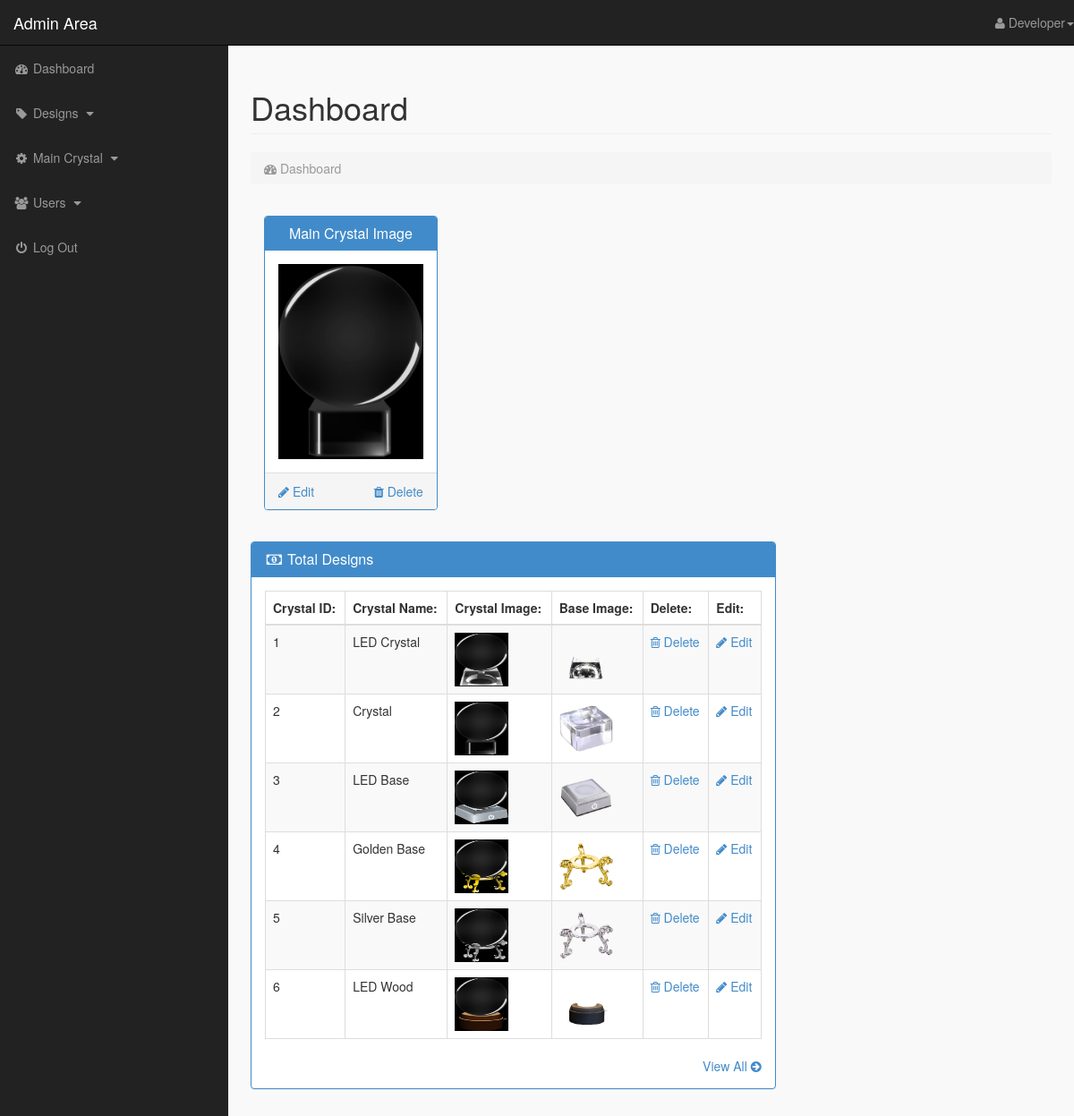
Page /admin_area/index.php?dashboard (signed in) on the committed database.
### tables this page shows
CREATE TABLE `main` (
  `id` int(11) NOT NULL,
  `crystal_img` text NOT NULL
);

CREATE TABLE `design` (
  `id` int(11) NOT NULL,
  `c_name` varchar(100) NOT NULL,
  `c_img` text NOT NULL,
  `b_img` text NOT NULL
);

### admin_area/dashboard.php (the view)
<?php
     if(!isset($_SESSION['admin_email'])){
        echo "<script>window.location.href='login.php'</script>";
     }
     else {?>
<div class="row">
    <div class="col-lg-12">
        <h1 class="page-header"> Dashboard </h1>
        <ol class="breadcrumb">
            <li class="active">
                <i class="fa fa-dashboard"></i> Dashboard
            </li>
        </ol>
    </div>
</div>
<div class="row">
<div class="panel-body">
            <?php
                $get_slides = "select * from main";
                $run_slides = mysqli_query($con,$get_slides);
                while($row_slides=mysqli_fetch_array($run_slides)){
                    $slide_id = $row_slides['id'];
                    $slide_name = "Main Crystal Image";
                    $slide_image = $row_slides['crystal_img'];
            ?>
            <div class="col-lg-3 col-md-3">
                <div class="panel panel-primary">
                    <div class="panel-heading">
                        <h3 class="panel-title" align="center">
                            <?php echo $slide_name; ?>
                        </h3>
                    </div>
                    <div class="panel-body">
                        <img src="../Images/<?php echo $slide_image; ?>" alt="<?php echo $slide_name; ?>" class="img-responsive">
                    </div>
                    <div class="panel-footer">
                        <center>
                            <a href="index.php?delete_slide=<?php echo $slide_id; ?>" class="pull-right">
                             <i class="fa fa-trash"></i> Delete
                            </a>
                            <a href="index.php?edit_slide=<?php echo $slide_id; ?>" class="pull-left">
                             <i class="fa fa-pencil"></i> Edit
                            </a>
                            <div class="clearfix"></div>
                        </center>
                    </div>
                </div>
            </div>
            <?php } ?>
        </div>
</div>
<div class="row">
    <div class="col-lg-8">
        <div class="panel panel-primary">
            <div class="panel-heading">
                <h3 class="panel-title">
                    <i class="fa fa-money fa-fw"></i> Total Designs
                </h3>
            </div>
            <div class="panel-body">
                <div class="table-responsive">
                    <table class="table table-hover table-striped table-bordered">
                        <thead>
                        <tr>
                                <th> Crystal ID: </th>
                                <th> Crystal Name: </th>
                                <th> Crystal Image: </th>
                                <th> Base Image: </th>
                                <th>  Delete: </th>
                                <th>  Edit: </th>
                            </tr>
                        </thead>
                        <tbody>
                            <?php
                                $i=0;
                                $get_pro = "select * from design";
                                $run_pro = mysqli_query($con,$get_pro);
                                while($row_pro=mysqli_fetch_array($run_pro)){
                                    $pro_id = $row_pro['id'];
                                    $c_name = $row_pro['c_name'];
                                    $c_img = $row_pro['c_img'];
                                    $b_img = $row_pro['b_img'];
                                    $i++;
                            ?>
                            <tr>
                                <td> <?php echo $i; ?> </td>
                                <td> <?php echo $c_name; ?> </td>
                                <td> <img src="../Images/<?php echo $c_img; ?>" width="60" height="60"></td>
                                <td> <img src="../Images/<?php echo $b_img; ?>" width="60" height="60"></td>
                                <td>
                                     <a href="index.php?delete_product=<?php echo $pro_id; ?>">
                                        <i class="fa fa-trash-o"></i> Delete
                                     </a>
                                </td>
                                <td>
                                     <a href="index.php?edit_product=<?php echo $pro_id; ?>">
                                        <i class="fa fa-pencil"></i> Edit
                                     </a>
                                </td>
                            </tr>
                           <?php } ?>
                        </tbody>
                    </table>
                </div>
                <div class="text-right">
                    <a href="index.php?view_products">
                        View All  <i class="fa fa-arrow-circle-right"></i>
                    </a>
                </div>
            </div>
        </div>
    </div>
</div>
<?php } ?>

### admin_area/inc/sidebar.php (shortened to what this page needs)
<?php
     if(!isset($_SESSION['admin_email'])){
        echo "<script>window.location.href='login.php'</script>";
     }
     else { ?>
<nav class="navbar navbar-inverse navbar-fixed-top">
    <div class="navbar-header">
        <a href="index.php?dashboard" class="navbar-brand">Admin Area</a>
    </div>
    <ul class="nav navbar-right top-nav">
        <li class="dropdown">
            <a href="#" class="dropdown-toggle" data-toggle="dropdown">
                <i class="fa fa-user"></i>  <?php echo $admin_name ?><b class="caret"></b>
            </a>
        </li>
    </ul>
    <div class="collapse navbar-collapse navbar-ex1-collapse">
        <ul class="nav navbar-nav side-nav">
            <li>
                <a href="index.php?dashboard">
                        <i class="fa fa-fw fa-dashboard"></i> Dashboard
                </a>
            </li>
            <li>
                <a href="#" data-toggle="collapse" data-target="#products">
                        <i class="fa fa-fw fa-tag"></i> Designs
                        <i class="fa fa-fw fa-caret-down"></i>
                </a>
            </li>
            <li>
                <a href="#" data-toggle="collapse" data-target="#slides">
                        <i class="fa fa-fw fa-gear"></i> Main Crystal
                        <i class="fa fa-fw fa-caret-down"></i>
                </a>
            </li>
            <li>
                <a href="#" data-toggle="collapse" data-target="#users">
                        <i class="fa fa-fw fa-users"></i> Users
                        <i class="fa fa-fw fa-caret-down"></i>
                </a>
            </li>
            <li>
                <a href="logout.php">
                    <i class="fa fa-fw fa-power-off"></i> Log Out
                </a>
            </li>
        </ul>
    </div>
</nav>
<?php } ?>

### admin_area/css/style.css (style rules this page uses)
body { margin-top: 100px; }
@media (min-width: 768px) { body { margin-top: 50px; } }
.top-nav { 0 15px; }
.top-nav>li { float: left; display: inline-block; }
.top-nav>li>a { color: #999999; line-height: 20px; padding-top: 15px; padding-bottom: 15px; }
@media (min-width: 768px) { .side-nav { position: fixed; top: 51px; bottom: 0; width: 255px; overflow-y: auto; overflow-x: hidden; background-color: #222222; padding-bottom: 40px; border-radius: 0; } }
@media (min-width: 768px) { .side-nav>li>a { width: 255px; } }
.panel-body { border-radius: 5px; }

### rows in the picture
main: slide_name "Main Crystal Image", crystal_img (picture)
design: c_name "LED Crystal", c_img (picture), b_img (picture)
design: c_name "Crystal", c_img (picture), b_img (picture)
design: c_name "LED Base", c_img (picture), b_img (picture)
design: c_name "Golden Base", c_img (picture), b_img (picture)
design: c_name "Silver Base", c_img (picture), b_img (picture)
design: c_name "LED Wood", c_img (picture), b_img (picture)

### other values in the picture
$admin_name "Developer"
